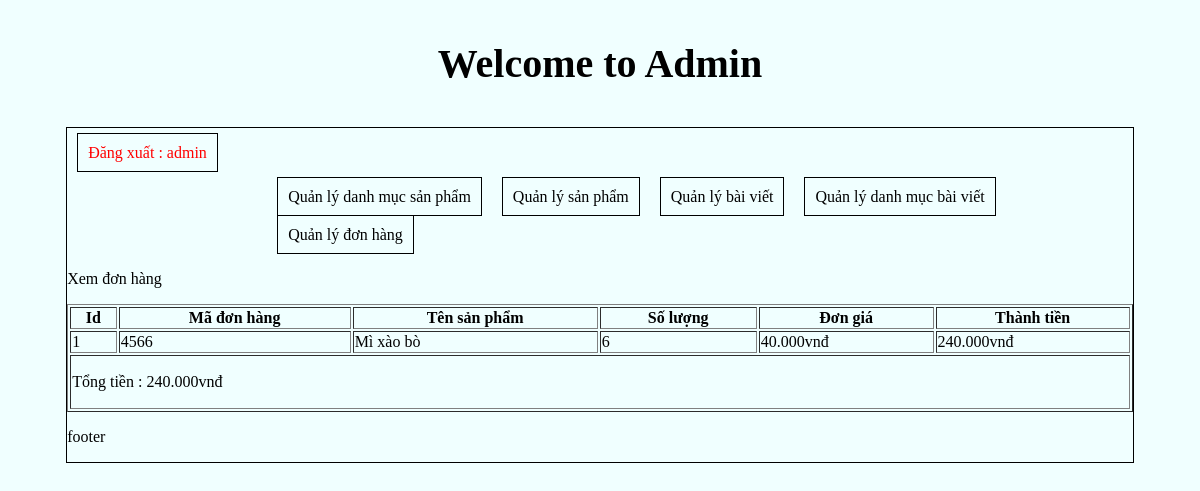
The page /admincp/index.php?action=donhang&query=xemdonhang&code=4566 (signed in) on the database its author committed.
### tables this page shows
CREATE TABLE `tbl_cart_details` (
  `id_cart_details` int(11) NOT NULL,
  `code_cart` varchar(10) NOT NULL,
  `masp` varchar(10) NOT NULL,
  `soluongmua` int(11) NOT NULL
);

CREATE TABLE `tbl_sanpham` (
  `masp` varchar(10) NOT NULL,
  `tensanpham` varchar(250) NOT NULL,
  `giasp` varchar(50) NOT NULL,
  `soluong` int(11) NOT NULL,
  `hinhanh` varchar(50) NOT NULL,
  `tomtat` text NOT NULL,
  `noidung` text NOT NULL,
  `tinhtrang` int(11) NOT NULL,
  `id_danhmuc` int(11) NOT NULL
);

### admincp/modules/quanlydonhang/xemdonhang.php (the view)
<p>Xem đơn hàng</p>
<?php
	$code = $_GET['code'];
	$sql_lietke_dh = "SELECT * FROM tbl_cart_details,tbl_sanpham WHERE tbl_cart_details.masp=tbl_sanpham.masp AND tbl_cart_details.code_cart='".$code."' ORDER BY tbl_cart_details.id_cart_details ASC";
	$query_lietke_dh = mysqli_query($mysqli,$sql_lietke_dh);
?>
<table style="width:100%" border="1" style="border-collapse: collapse;">
  <tr>
  	<th>Id</th>
    <th>Mã đơn hàng</th>
    <th>Tên sản phẩm</th>
    <th>Số lượng</th>
    <th>Đơn giá</th>
    <th>Thành tiền</th>
  </tr>
  <?php
  $i = 0;
  $tongtien = 0;
  while($row = mysqli_fetch_array($query_lietke_dh)){
  	$i++;
  	$thanhtien = $row['giasp']*$row['soluongmua'];
  	$tongtien += $thanhtien ;
  ?>
  <tr>
  	<td><?php echo $i ?></td>
    <td><?php echo $row['code_cart'] ?></td>
    <td><?php echo $row['tensanpham'] ?></td>
    <td><?php echo $row['soluongmua'] ?></td>
    <td><?php echo number_format($row['giasp'],0,',','.').'vnđ' ?></td>
    <td><?php echo number_format($thanhtien,0,',','.').'vnđ' ?></td>
  </tr>
  <?php
  }
  ?>
  <tr>
  	<td colspan="6">
   		<p>Tổng tiền : <?php echo number_format($tongtien,0,',','.').'vnđ' ?></p>
   	</td>
  </tr>
</table>

### admincp/css/styleadmincp.css (style rules this page uses)
body { background-color: azure; }

### rows shown on the page
tbl_cart_details: code_cart "4566", masp.tensanpham "Mì xào bò", soluongmua "6", masp.giasp "40.000", thanhtien "240.000"

### other values the page prints
$_SESSION['dangnhap'] "admin"
$tongtien "240.000"
